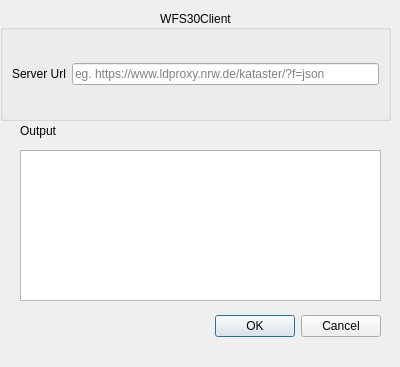
<?xml version="1.0" encoding="UTF-8"?>
<ui version="4.0">
 <class>WFSClientDockWidgetBase</class>
 <widget class="QDialog" name="WFSClientDockWidgetBase">
  <property name="geometry">
   <rect>
    <x>0</x>
    <y>0</y>
    <width>400</width>
    <height>367</height>
   </rect>
  </property>
  <property name="windowTitle">
   <string>WFS30Client</string>
  </property>
  <property name="autoFillBackground">
   <bool>false</bool>
  </property>
  <widget class="QDialogButtonBox" name="button_box">
   <property name="geometry">
    <rect>
     <x>40</x>
     <y>310</y>
     <width>341</width>
     <height>32</height>
    </rect>
   </property>
   <property name="orientation">
    <enum>Qt::Horizontal</enum>
   </property>
   <property name="standardButtons">
    <set>QDialogButtonBox::Cancel|QDialogButtonBox::Ok</set>
   </property>
  </widget>
  <widget class="QGroupBox" name="output_group_2">
   <property name="geometry">
    <rect>
     <x>0</x>
     <y>10</y>
     <width>391</width>
     <height>111</height>
    </rect>
   </property>
   <property name="sizePolicy">
    <sizepolicy hsizetype="Minimum" vsizetype="Preferred">
     <horstretch>0</horstretch>
     <verstretch>0</verstretch>
    </sizepolicy>
   </property>
   <property name="title">
    <string>WFS30Client</string>
   </property>
   <property name="alignment">
    <set>Qt::AlignCenter</set>
   </property>
   <property name="flat">
    <bool>false</bool>
   </property>
   <layout class="QGridLayout" name="gridLayout_4">
    <item row="0" column="1">
     <widget class="QLineEdit" name="server">
      <property name="sizePolicy">
       <sizepolicy hsizetype="MinimumExpanding" vsizetype="Fixed">
        <horstretch>0</horstretch>
        <verstretch>0</verstretch>
       </sizepolicy>
      </property>
      <property name="autoFillBackground">
       <bool>false</bool>
      </property>
      <property name="inputMethodHints">
       <set>Qt::ImhNone</set>
      </property>
      <property name="text">
       <string/>
      </property>
      <property name="placeholderText">
       <string>eg. https://www.ldproxy.nrw.de/kataster/?f=json</string>
      </property>
     </widget>
    </item>
    <item row="0" column="0">
     <widget class="QLabel" name="input_server_file_label_">
      <property name="text">
       <string>Server Url</string>
      </property>
     </widget>
    </item>
   </layout>
  </widget>
  <widget class="QLabel" name="input_server_file_label_1">
   <property name="geometry">
    <rect>
     <x>20</x>
     <y>110</y>
     <width>67</width>
     <height>42</height>
    </rect>
   </property>
   <property name="text">
    <string>Output</string>
   </property>
  </widget>
  <widget class="QTextEdit" name="textEdit">
   <property name="geometry">
    <rect>
     <x>20</x>
     <y>150</y>
     <width>361</width>
     <height>151</height>
    </rect>
   </property>
  </widget>
 </widget>
 <resources/>
 <connections>
  <connection>
   <sender>button_box</sender>
   <signal>accepted()</signal>
   <receiver>WFSClientDockWidgetBase</receiver>
   <slot>accept()</slot>
   <hints>
    <hint type="sourcelabel">
     <x>190</x>
     <y>285</y>
    </hint>
    <hint type="destinationlabel">
     <x>199</x>
     <y>338</y>
    </hint>
   </hints>
  </connection>
  <connection>
   <sender>button_box</sender>
   <signal>rejected()</signal>
   <receiver>WFSClientDockWidgetBase</receiver>
   <slot>reject()</slot>
   <hints>
    <hint type="sourcelabel">
     <x>190</x>
     <y>285</y>
    </hint>
    <hint type="destinationlabel">
     <x>199</x>
     <y>338</y>
    </hint>
   </hints>
  </connection>
 </connections>
</ui>
